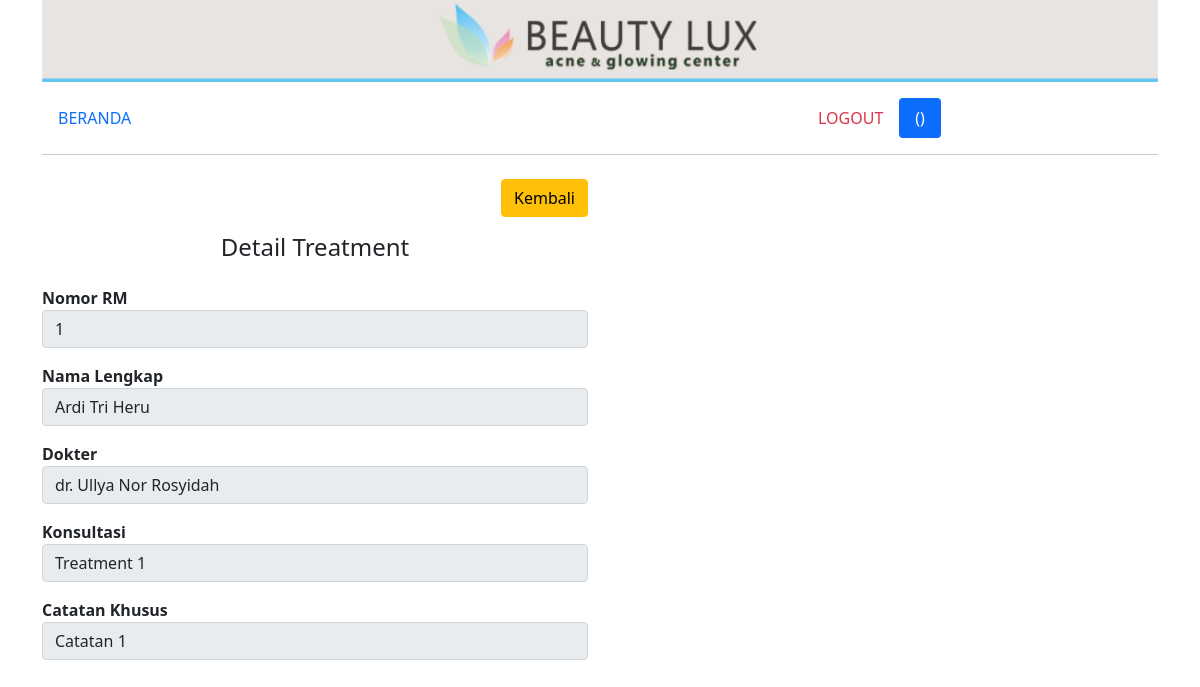
The app's page /daftar_treatment_detail.php?id_treatment=1, older data.
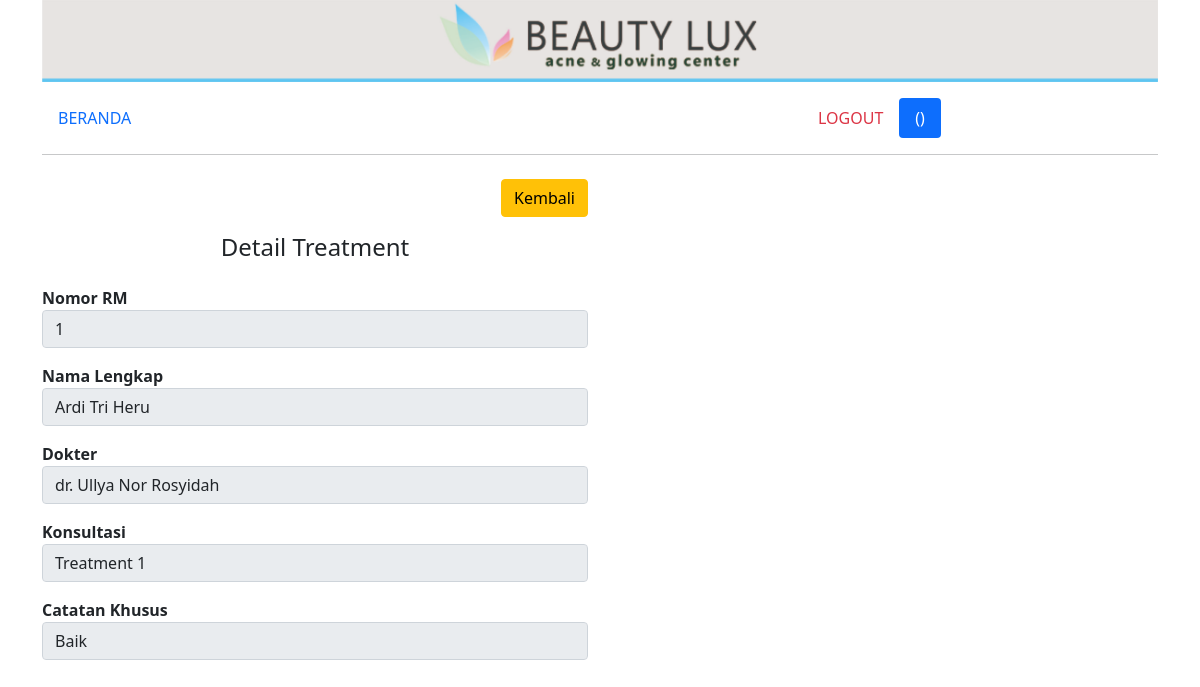
The same page, newer data.
### tables this page shows
CREATE TABLE `treatment` (
  `id_treatment` int(100) NOT NULL AUTO_INCREMENT,
  `id_customer` int(10) NOT NULL,
  `id_user` int(3) NOT NULL,
  `dokter` varchar(50) NOT NULL,
  `konsultasi` varchar(100) NOT NULL,
  `note` varchar(100) NOT NULL,
  `tanggal` timestamp NOT NULL DEFAULT current_timestamp() ON UPDATE current_timestamp(),
  `status` int(1) NOT NULL,
  `kesimpulan` varchar(100) DEFAULT NULL,
  PRIMARY KEY (`id_treatment`),
  KEY `id_treatment` (`id_treatment`),
  KEY `id_customer` (`id_customer`),
  CONSTRAINT `treatment_ibfk_1` FOREIGN KEY (`id_customer`) REFERENCES `customer` (`id_customer`)
);

CREATE TABLE `customer` (
  `id_customer` int(10) NOT NULL AUTO_INCREMENT,
  `nama` varchar(50) NOT NULL,
  `tgl_lahir` date NOT NULL,
  `tempat_lahir` varchar(20) NOT NULL,
  `alamat` varchar(100) NOT NULL,
  `no_hp` varchar(13) NOT NULL,
  PRIMARY KEY (`id_customer`),
  KEY `id_customer` (`id_customer`)
);

### daftar_treatment_detail.php (the view, shortened to what this page needs)
<?php include('templates/header.php'); ?>
<div class="container mb-5">
    <div class="row">
        <div class="col-md-12">
            <img src="img/header.jpg" class="img-fluid" alt="...">
        </div>
    </div>
    <div class="row mt-3 mb-2">
        <div class="col">
            <?php include('menu.php'); ?>
        </div>
    </div>
    <div class="row">
        <div class="col-md-6">
            <?php
            $id_treatment = $_GET['id_treatment'];
            include 'templates/koneksi.php';
            $query = mysqli_query($koneksi, "
            SELECT *
            FROM treatment
            JOIN customer
            ON treatment.id_customer = customer.id_customer
            WHERE id_treatment = '$id_treatment'
            ");
            while ($d = mysqli_fetch_array($query)) {
            ?>
                <form method="post" action="daftar_treatment_tambah.php" class="row g-3">
                    <div class="col-12">
                        <a href="daftar_treatment.php" type="submit" class="btn btn-warning float-end">Kembali</a>
                    </div>
                    <h4 class="text-center">Detail Treatment</h4>
                    <div class="col-12">
                        <label><b>Nomor RM</b></label>
                        <input type="text" name="" class="form-control" value="<?= $d['id_customer']; ?>" readonly>
                    </div>
                    <div class="col-12">
                        <label><b>Nama Lengkap</b></label>
                        <input type="text" name="" class="form-control" value="<?= $d['nama']; ?>" readonly>
                    </div>
                    <div class="col-12">
                        <label><b>Dokter</b></label>
                        <input type="text" name="" class="form-control" value="<?= $d['dokter']; ?>" readonly>
                    </div>
                    <div class="col-12">
                        <label><b>Konsultasi</b></label>
                        <input type="text" name="" class="form-control" value="<?= $d['konsultasi']; ?>" readonly>
                    </div>
                    <div class="col-12">
                        <label><b>Catatan Khusus</b></label>
                        <input type="text" name="" class="form-control" value="<?= $d['note']; ?>" readonly>
                    </div>
                </form>
            <?php } ?>
        </div>
    </div>
</div>
<?php include('templates/footer.php'); ?>

Row changes from the older to the newer data that the page shows:
changed treatment "dr. Ullya Nor Rosyidah": note "Catatan 1" → "Baik"
